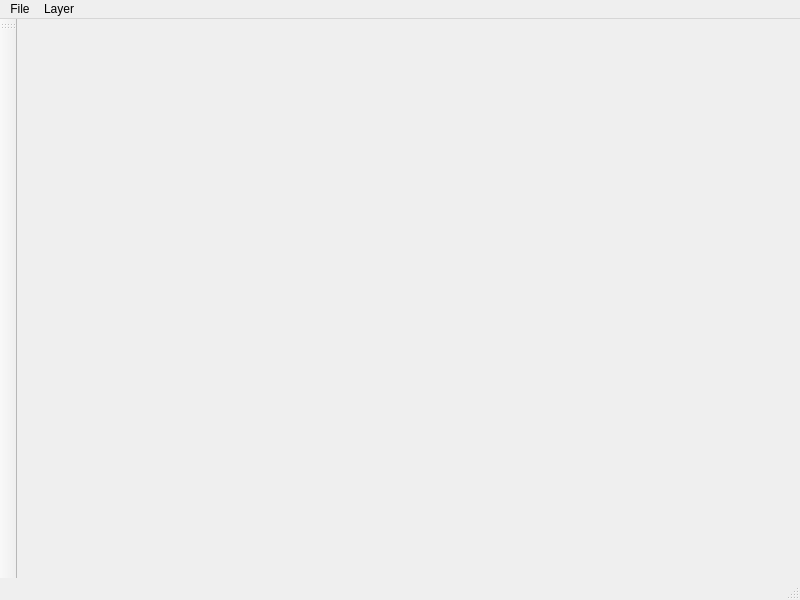
<?xml version="1.0" encoding="UTF-8"?>
<ui version="4.0">
 <class>Application</class>
 <widget class="QMainWindow" name="Application">
  <property name="geometry">
   <rect>
    <x>0</x>
    <y>0</y>
    <width>800</width>
    <height>600</height>
   </rect>
  </property>
  <property name="windowTitle">
   <string>Application</string>
  </property>
  <property name="styleSheet">
   <string notr="true">toolbar{
background: rgb(90, 90, 90);
}</string>
  </property>
  <widget class="QWidget" name="centralwidget"/>
  <widget class="QMenuBar" name="menubar">
   <property name="geometry">
    <rect>
     <x>0</x>
     <y>0</y>
     <width>800</width>
     <height>26</height>
    </rect>
   </property>
   <widget class="QMenu" name="menuFile">
    <property name="title">
     <string>File</string>
    </property>
    <widget class="QMenu" name="menuExport">
     <property name="title">
      <string>Export</string>
     </property>
     <addaction name="actionPSD"/>
     <addaction name="actionPNG"/>
     <addaction name="actionJPEG"/>
    </widget>
    <addaction name="actionCreate_new"/>
    <addaction name="actionOpen"/>
    <addaction name="separator"/>
    <addaction name="menuExport"/>
    <addaction name="separator"/>
    <addaction name="actionSave"/>
    <addaction name="actionSave_as"/>
   </widget>
   <widget class="QMenu" name="menuLayer">
    <property name="title">
     <string>Layer</string>
    </property>
    <addaction name="actionClear_Layer"/>
   </widget>
   <addaction name="menuFile"/>
   <addaction name="menuLayer"/>
  </widget>
  <widget class="QStatusBar" name="statusbar"/>
  <widget class="QToolBar" name="toolBar">
   <property name="windowTitle">
    <string>toolBar</string>
   </property>
   <attribute name="toolBarArea">
    <enum>LeftToolBarArea</enum>
   </attribute>
   <attribute name="toolBarBreak">
    <bool>false</bool>
   </attribute>
  </widget>
  <action name="actionCreate_new">
   <property name="text">
    <string>New Project</string>
   </property>
  </action>
  <action name="actionOpen">
   <property name="text">
    <string>Open Project</string>
   </property>
  </action>
  <action name="actionPSD">
   <property name="text">
    <string>.PSD</string>
   </property>
  </action>
  <action name="actionPNG">
   <property name="text">
    <string>.PNG</string>
   </property>
  </action>
  <action name="actionJPEG">
   <property name="text">
    <string>.JPEG</string>
   </property>
  </action>
  <action name="actionClear_Layer">
   <property name="text">
    <string>Clear Layer</string>
   </property>
  </action>
  <action name="actionSave">
   <property name="text">
    <string>Save</string>
   </property>
  </action>
  <action name="actionSave_as">
   <property name="text">
    <string>Save as</string>
   </property>
  </action>
 </widget>
 <resources/>
 <connections/>
</ui>
